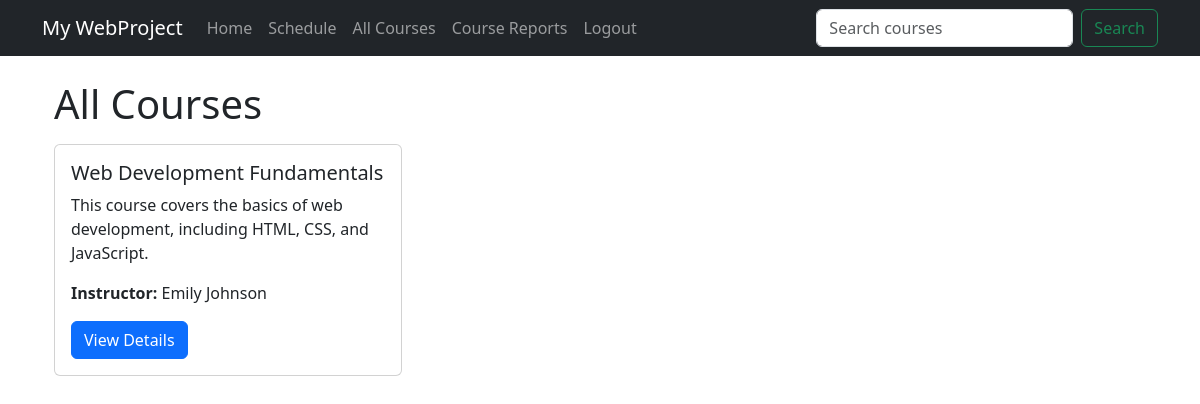
The app's page /courses/courses (signed in), older data.
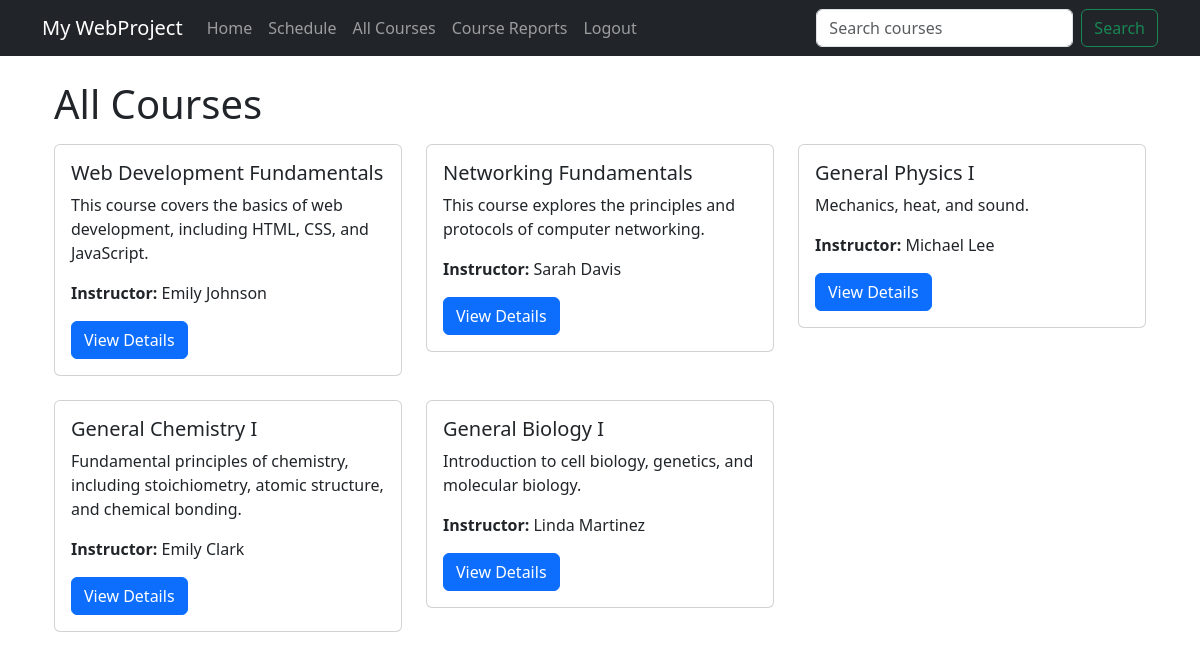
The same page, newer data.
### courses/models.py (models this page shows, shortened)
class Course(models.Model):
    course_code = models.CharField(max_length=20)
    course_name = models.CharField(max_length=100)
    instructor_name = models.CharField(max_length=100)
    description = models.TextField()
    capacity = models.PositiveIntegerField()
    enrollment_count = models.PositiveIntegerField(default=0)
    prerequisites = models.ManyToManyField('self', symmetrical=False, blank=True)

### courses/views.py (the view)
# urls.py: path('courses', views.all_courses, name='all_courses'),
@login_required
def all_courses(request):
    student = request.user.student
    courses = Course.objects.all()
    eligible_courses = filter_courses_by_prerequisites(courses, student)
    return render(request, 'courses/all_courses.html', {'courses': eligible_courses})

### courses/views.py (called while the page is built)
def filter_courses_by_prerequisites(courses, student):
    eligible_courses = []
    for course in courses:
        prerequisites = course.prerequisites.all()
        if all(prerequisite in student.completed_courses.all() for prerequisite in prerequisites):
            eligible_courses.append(course)
    return eligible_courses

### templates/courses/all_courses.html (shortened to what this page needs)
{% extends 'base.html' %}
{% block content %}
<div class="container mt-4">
    <h1>All Courses</h1>
    <div class="row mt-3">
        {% for course in courses %}
            <div class="col-md-4 mb-4">
                <div class="card">
                    <div class="card-body">
                        <h5 class="card-title font-weight-bold">{{ course.course_name }}</h5>
                        <p class="card-text">{{ course.description }}</p>
                        <p class="card-text"><strong>Instructor:</strong> {{ course.instructor_name }}</p>
                        <a href="{% url 'course_detail' course.id %}" class="btn btn-primary">View Details</a>
                    </div>
                </div>
            </div>
        {% empty %}
            <p>No courses found.</p>
        {% endfor %}
    </div>
</div>
{% endblock %}

Row changes from the older to the newer data that the page shows:
now on this page (row edited): Course: course_name "Networking Fundamentals", description "This course explores the principles and protocols of computer networking.", instructor_name "Sarah Davis"
added Course: course_name "General Physics I", description "Mechanics, heat, and sound.", instructor_name "Michael Lee"
added Course: course_name "General Chemistry I", description "Fundamental principles of chemistry, including stoichiometry, atomic structure, and chemical bonding.", instructor_name "Emily Clark"
added Course: course_name "General Biology I", description "Introduction to cell biology, genetics, and molecular biology.", instructor_name "Linda Martinez"
